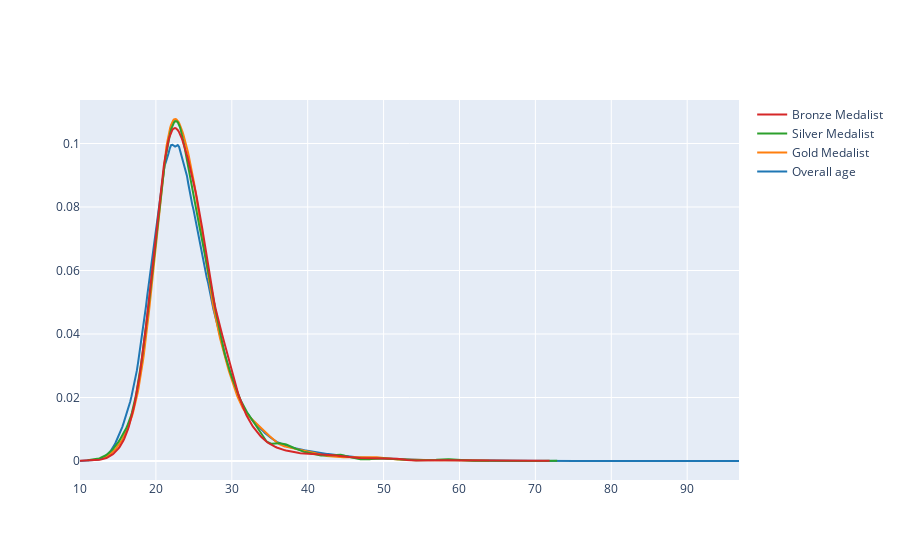

Notebook source saved alongside this figure:
### Code cell
fig = ff.create_distplot([x1,x2,x3,x4],['Overall age','Gold Medalist','Silver Medalist', 'Bronze Medalist'],show_hist=False, show_rug=False)
fig.show()

### Figure 1 — Plotly figure (JSON) as saved in the notebook; plotly's stock layout.template omitted (floating-point values rounded to 4 significant figures; data arrays with more than 128 entries replaced by an {"elided": "..."} marker saying what was removed)
{"data": [{"legendgroup": "Overall age", "marker": {"color": "rgb(31, 119, 180)"}, "mode": "lines", "name": "Overall age", "showlegend": true, "type": "scatter", "x": {"elided": "500 float values"}, "xaxis": "x", "y": {"elided": "500 float values"}, "yaxis": "y"}, {"legendgroup": "Gold Medalist", "marker": {"color": "rgb(255, 127, 14)"}, "mode": "lines", "name": "Gold Medalist", "showlegend": true, "type": "scatter", "x": {"elided": "500 float values"}, "xaxis": "x", "y": {"elided": "500 float values"}, "yaxis": "y"}, {"legendgroup": "Silver Medalist", "marker": {"color": "rgb(44, 160, 44)"}, "mode": "lines", "name": "Silver Medalist", "showlegend": true, "type": "scatter", "x": {"elided": "500 float values"}, "xaxis": "x", "y": {"elided": "500 float values"}, "yaxis": "y"}, {"legendgroup": "Bronze Medalist", "marker": {"color": "rgb(214, 39, 40)"}, "mode": "lines", "name": "Bronze Medalist", "showlegend": true, "type": "scatter", "x": {"elided": "500 float values"}, "xaxis": "x", "y": {"elided": "500 float values"}, "yaxis": "y"}], "layout": {"barmode": "overlay", "hovermode": "closest", "legend": {"traceorder": "reversed"}, "xaxis": {"anchor": "y2", "domain": [0, 1], "zeroline": false}, "yaxis": {"anchor": "free", "domain": [0, 1], "position": 0}}}
